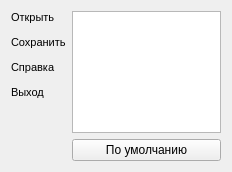
<?xml version="1.0" encoding="UTF-8"?>
<ui version="4.0">
 <class>Keyboard</class>
 <widget class="QWidget" name="Keyboard">
  <property name="geometry">
   <rect>
    <x>0</x>
    <y>0</y>
    <width>232</width>
    <height>172</height>
   </rect>
  </property>
  <property name="windowTitle">
   <string>Настройки ракладки клавиатуры</string>
  </property>
  <layout class="QHBoxLayout" name="horizontalLayout_2">
   <item>
    <layout class="QHBoxLayout" name="horizontalLayout">
     <item>
      <widget class="QLabel" name="label">
       <property name="font">
        <font>
         <pointsize>8</pointsize>
        </font>
       </property>
       <property name="acceptDrops">
        <bool>false</bool>
       </property>
       <property name="lineWidth">
        <number>1</number>
       </property>
       <property name="text">
        <string>&lt;html&gt;&lt;head/&gt;&lt;body&gt;&lt;p&gt;Открыть&lt;/p&gt;&lt;p&gt;Сохранить&lt;/p&gt;&lt;p&gt;Справка&lt;/p&gt;&lt;p&gt;Выход&lt;/p&gt;&lt;/body&gt;&lt;/html&gt;</string>
       </property>
       <property name="textFormat">
        <enum>Qt::AutoText</enum>
       </property>
       <property name="alignment">
        <set>Qt::AlignLeading|Qt::AlignLeft|Qt::AlignTop</set>
       </property>
       <property name="wordWrap">
        <bool>false</bool>
       </property>
      </widget>
     </item>
     <item>
      <layout class="QVBoxLayout" name="verticalLayout">
       <item>
        <widget class="QListView" name="listView"/>
       </item>
       <item>
        <widget class="QPushButton" name="pushButton">
         <property name="text">
          <string>По умолчанию</string>
         </property>
        </widget>
       </item>
      </layout>
     </item>
    </layout>
   </item>
  </layout>
 </widget>
 <resources/>
 <connections/>
</ui>
